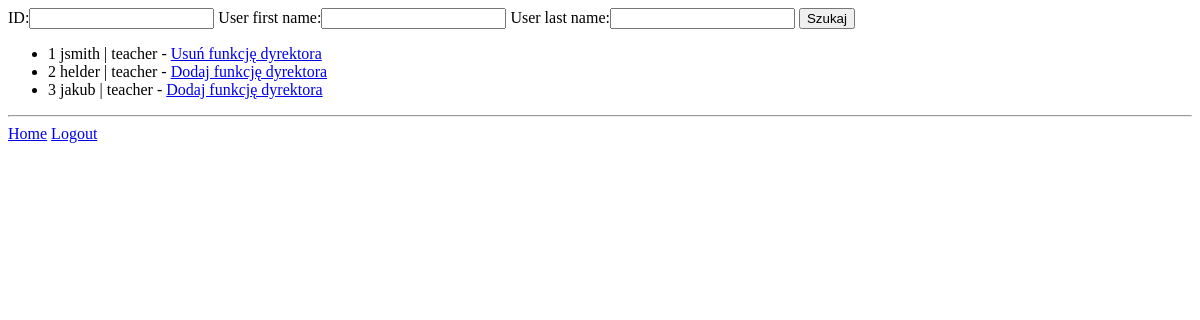
Before: /administration/teachers/ (signed in) with the older database file.
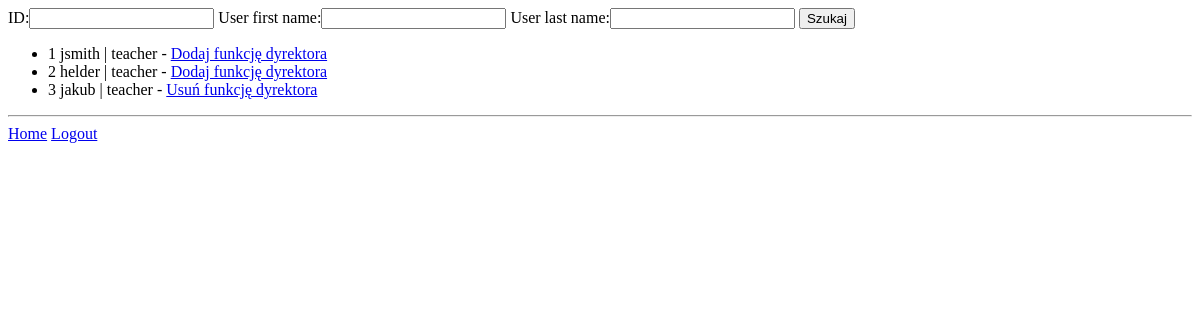
After: the same page with the newer database file.
### teacher/models.py (models this page shows, shortened)
class Teacher(models.Model):
    user = models.OneToOneField(User, on_delete=models.CASCADE)
    school = models.ForeignKey(School, on_delete=models.CASCADE, null=True)
    def __str__(self):
        return f"{self.user} | teacher"
    @property
    def is_headmaster(self):
        if Headmaster.objects.filter(teacher=self):
            return True
        return False

### administration/decorators.py (the view)
    def wrapper_func(request, *args, **kwargs):
        if request.user.is_superuser:
            return view_func(request, *args, **kwargs)
        return redirect('home')

### administration/views.py (called while the page is built)
@superuser_only
def teachers(request):
    teachers_qs = Teacher.objects.all()
    filter = TeacherFilter(request.GET, queryset=teachers_qs)
    teachers_qs = filter.qs
    context = {
        'teacher_qs': teachers_qs,
        'filter': filter,
    }
    return render(request, 'administration/teachers.html', context=context)

### templates/administration/teachers.html (shortened to what this page needs)
{% extends 'base.html' %}
{% block content %}
<form method="get">
{{ filter.form }}
<button type="submit">Szukaj</button>
</form>
<ul>
    {% for teacher in teacher_qs %}
    <li> {{ teacher.id }} {{ teacher }} - <a href="{% url 'administration-change_teacher_role' teacher.id %}">
        {% if teacher.is_headmaster %}
        Usuń funkcję dyrektora
        {% else %}
        Dodaj funkcję dyrektora
        {% endif %}
    </a></li>
    {% endfor %}
</ul>
{% endblock %}

Changed rows visible on the page:
computed for Teacher "jsmith | teacher": text "Usuń funkcję dyrektora" → "Dodaj funkcję dyrektora"
changed Teacher "jakub | teacher": text "Dodaj funkcję dyrektora" → "Usuń funkcję dyrektora"
